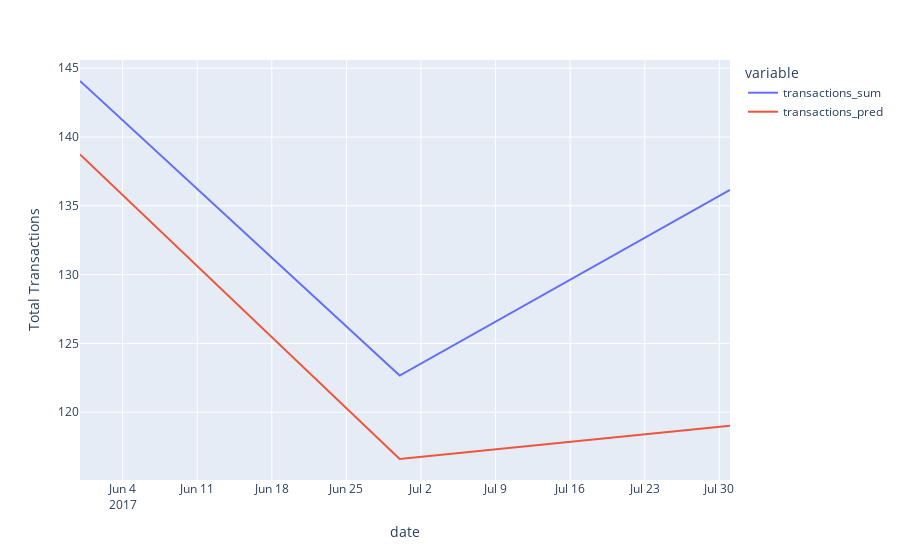

Notebook source saved alongside this figure:
### Code cell
import plotly.graph_objects as go
import plotly.express as px
from plotly.subplots import make_subplots

fig = px.line(df_pred.resample('M').mean(), labels={'value': 'Total Transactions',
                                                    'transcations_sum': 'Transactions (Actual)',
                                                    'pred_transactions': 'Transactions {Prediction}'})
fig.show()

### Figure 1 — Plotly figure (JSON) as saved in the notebook; plotly's stock layout.template omitted (floating-point values rounded to 4 significant figures)
{"data": [{"hovertemplate": "variable=transactions_sum<br>date=%{x}<br>Total Transactions=%{y}<extra></extra>", "legendgroup": "transactions_sum", "line": {"color": "#636efa", "dash": "solid"}, "marker": {"symbol": "circle"}, "mode": "lines", "name": "transactions_sum", "orientation": "v", "showlegend": true, "type": "scatter", "x": ["2017-05-31T00:00:00", "2017-06-30T00:00:00", "2017-07-31T00:00:00"], "xaxis": "x", "y": [144.1, 122.7, 136.2], "yaxis": "y"}, {"hovertemplate": "variable=transactions_pred<br>date=%{x}<br>Total Transactions=%{y}<extra></extra>", "legendgroup": "transactions_pred", "line": {"color": "#EF553B", "dash": "solid"}, "marker": {"symbol": "circle"}, "mode": "lines", "name": "transactions_pred", "orientation": "v", "showlegend": true, "type": "scatter", "x": ["2017-05-31T00:00:00", "2017-06-30T00:00:00", "2017-07-31T00:00:00"], "xaxis": "x", "y": [138.7, 116.6, 119.0], "yaxis": "y"}], "layout": {"legend": {"title": {"text": "variable"}, "tracegroupgap": 0}, "margin": {"t": 60}, "xaxis": {"anchor": "y", "domain": [0, 1], "title": {"text": "date"}}, "yaxis": {"anchor": "x", "domain": [0, 1], "title": {"text": "Total Transactions"}}}}
